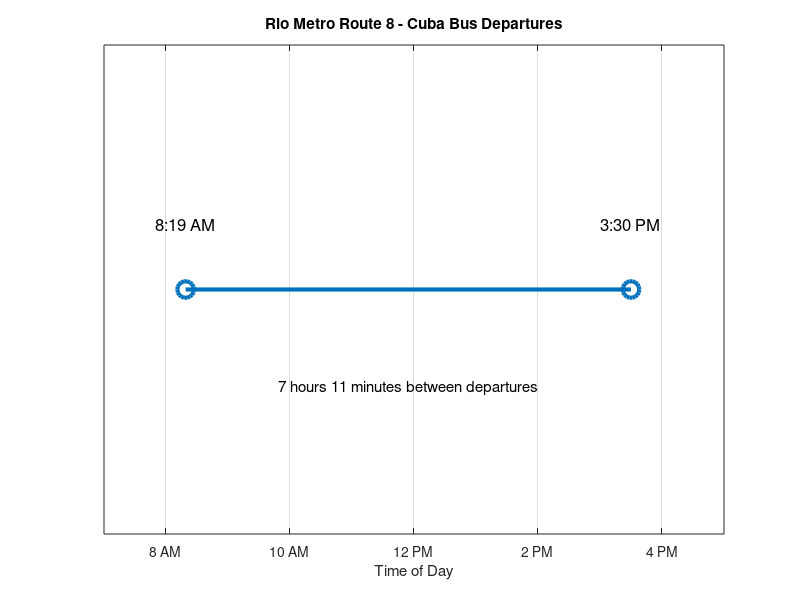

This figure's MATLAB source: (Note: this script raises an error after producing the figure.)

% Cuba, NM Bus Schedule Analysis
% ENG 220 - Mariano Montenegro
% Source: Rio Metro Route 8 Schedule

clear;
clc;
close all;

% STEP 1: Enter bus departure times
% Using 24-hour time

departureTimes = [8 + 19/60, 15 + 30/60];

% STEP 2: Clean and organize the data

departureTimes = sort(departureTimes);

% Check for missing values
if any(isnan(departureTimes))
    error('Missing departure times found.');
end

% Check for invalid times
if any(departureTimes < 0 | departureTimes >= 24)
    error('Invalid departure time found.');
end

% Remove duplicate departure times
departureTimes = unique(departureTimes);

% STEP 3: Calculate time between departures

timeGap = diff(departureTimes);

gapHours = floor(timeGap);
gapMinutes = round((timeGap - gapHours) * 60);

fprintf('Number of departures: %d\n', ...
    length(departureTimes));

fprintf('Time between departures: %d hours %d minutes\n', ...
    gapHours, gapMinutes);

% STEP 4: Create timeline graph

figure(1);

plot(departureTimes, [1 1], 'o-', ...
    'LineWidth', 3, ...
    'MarkerSize', 12);

hold on;

% Label each departure
text(departureTimes(1), 1.08, '8:19 AM', ...
    'HorizontalAlignment', 'center', ...
    'FontSize', 12);

text(departureTimes(2), 1.08, '3:30 PM', ...
    'HorizontalAlignment', 'center', ...
    'FontSize', 12);

% Label the gap
middleTime = mean(departureTimes);

text(middleTime, 0.88, ...
    '7 hours 11 minutes between departures', ...
    'HorizontalAlignment', 'center', ...
    'FontSize', 11);

% Format graph
xlim([7 17]);
ylim([0.7 1.3]);

xticks([8 10 12 14 16]);
xticklabels({'8 AM','10 AM','12 PM','2 PM','4 PM'});

yticks([]);

xlabel('Time of Day');
title('Rio Metro Route 8 - Cuba Bus Departures');

grid on;
hold off;

% STEP 5: Save graph

exportgraphics(gcf, 'Cuba_Bus_Timeline.png', ...
    'Resolution', 300);

% STEP 6: Save cleaned data

tripNames = ["Morning"; "Afternoon"];

results = table(tripNames, departureTimes', ...
    'VariableNames', {'Trip', 'DepartureHour'});

writetable(results, 'Cuba_Bus_Cleaned_Data.csv');

disp(results);

fprintf('\nBus schedule analysis complete!\n');
